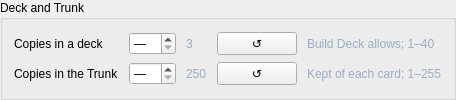
            <widget class="QGroupBox" name="limitsDeckAndTrunkGroup">
             <property name="title">
              <string>Deck and Trunk</string>
             </property>
             <layout class="QGridLayout" name="limitsDeckAndTrunkGroupLayout">
              <property name="horizontalSpacing">
               <number>10</number>
              </property>
              <property name="verticalSpacing">
               <number>6</number>
              </property>
              <item row="0" column="0">
               <widget class="QLabel" name="limit_deck_copies_label">
                <property name="text">
                 <string>Copies in a deck</string>
                </property>
                <property name="toolTip">
                 <string>Build Deck allows</string>
                </property>
                <property name="wordWrap">
                 <bool>true</bool>
                </property>
                <property name="sizePolicy">
                 <sizepolicy hsizetype="MinimumExpanding" vsizetype="Preferred">
                  <horstretch>0</horstretch>
                  <verstretch>0</verstretch>
                 </sizepolicy>
                </property>
               </widget>
              </item>
              <item row="0" column="1">
               <widget class="QSpinBox" name="limit_deck_copies_spin">
                <property name="specialValueText">
                 <string>—</string>
                </property>
                <property name="minimum">
                 <number>0</number>
                </property>
                <property name="maximum">
                 <number>40</number>
                </property>
                <property name="value">
                 <number>0</number>
                </property>
                <property name="toolTip">
                 <string>Copies in a deck: Build Deck allows. Retail: 3.</string>
                </property>
               </widget>
              </item>
              <item row="0" column="2">
               <widget class="QLabel" name="limit_deck_copies_retail">
                <property name="text">
                 <string>3</string>
                </property>
                <property name="toolTip">
                 <string>The game's own value when this field is left unset.</string>
                </property>
                <property name="styleSheet">
                 <string>color:#9aacc4</string>
                </property>
               </widget>
              </item>
              <item row="0" column="3">
               <widget class="QPushButton" name="reset_deck_copies_button">
                <property name="text">
                 <string>↺</string>
                </property>
                <property name="toolTip">
                 <string>Use the game's value for this setting</string>
                </property>
               </widget>
              </item>
              <item row="0" column="4">
               <widget class="QLabel" name="limit_deck_copies_hint">
                <property name="text">
                 <string>Build Deck allows; 1–40</string>
                </property>
                <property name="toolTip">
                 <string>Build Deck allows</string>
                </property>
                <property name="styleSheet">
                 <string>color:#9aacc4</string>
                </property>
                <property name="wordWrap">
                 <bool>true</bool>
                </property>
               </widget>
              </item>
              <item row="1" column="0">
               <widget class="QLabel" name="limit_chest_label">
                <property name="text">
                 <string>Copies in the Trunk</string>
                </property>
                <property name="toolTip">
                 <string>Kept of each card</string>
                </property>
                <property name="wordWrap">
                 <bool>true</bool>
                </property>
                <property name="sizePolicy">
                 <sizepolicy hsizetype="MinimumExpanding" vsizetype="Preferred">
                  <horstretch>0</horstretch>
                  <verstretch>0</verstretch>
                 </sizepolicy>
                </property>
               </widget>
              </item>
              <item row="1" column="1">
               <widget class="QSpinBox" name="limit_chest_spin">
                <property name="specialValueText">
                 <string>—</string>
                </property>
                <property name="minimum">
                 <number>0</number>
                </property>
                <property name="maximum">
                 <number>255</number>
                </property>
                <property name="value">
                 <number>0</number>
                </property>
                <property name="toolTip">
                 <string>Copies in the Trunk: Kept of each card. Retail: 250.</string>
                </property>
               </widget>
              </item>
              <item row="1" column="2">
               <widget class="QLabel" name="limit_chest_retail">
                <property name="text">
                 <string>250</string>
                </property>
                <property name="toolTip">
                 <string>The game's own value when this field is left unset.</string>
                </property>
                <property name="styleSheet">
                 <string>color:#9aacc4</string>
                </property>
               </widget>
              </item>
              <item row="1" column="3">
               <widget class="QPushButton" name="reset_chest_button">
                <property name="text">
                 <string>↺</string>
                </property>
                <property name="toolTip">
                 <string>Use the game's value for this setting</string>
                </property>
               </widget>
              </item>
              <item row="1" column="4">
               <widget class="QLabel" name="limit_chest_hint">
                <property name="text">
                 <string>Kept of each card; 1–255</string>
                </property>
                <property name="toolTip">
                 <string>Kept of each card</string>
                </property>
                <property name="styleSheet">
                 <string>color:#9aacc4</string>
                </property>
                <property name="wordWrap">
                 <bool>true</bool>
                </property>
               </widget>
              </item>
             </layout>
             <property name="sizePolicy">
              <sizepolicy hsizetype="Ignored" vsizetype="Preferred">
               <horstretch>0</horstretch>
               <verstretch>0</verstretch>
              </sizepolicy>
             </property>
            </widget>
